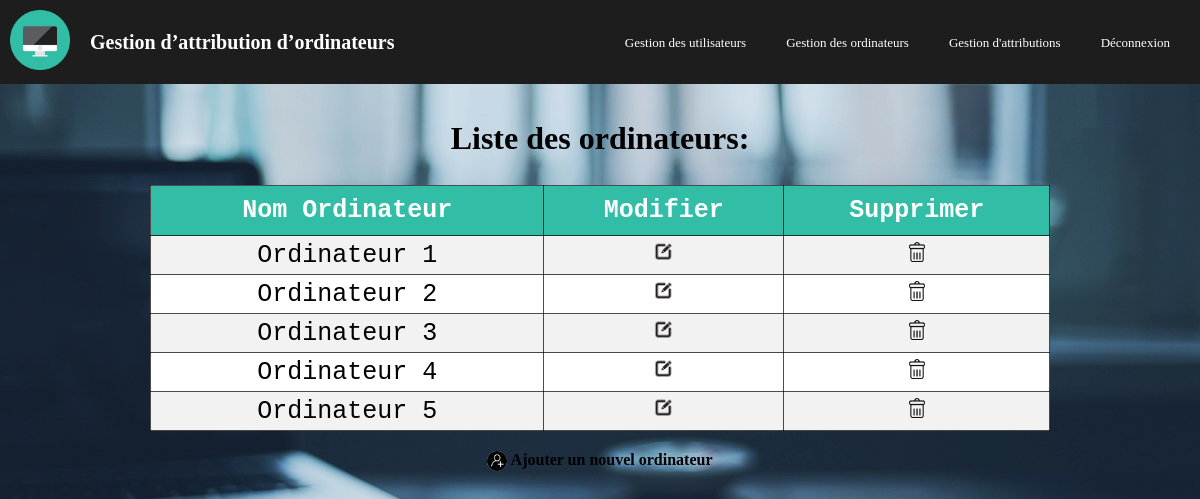
Screenshot of /gestion_ordinateurs.php (signed in) with the database file from the repository.
### tables this page shows
CREATE TABLE `ordinateurs` (
  `id_ordinateur` int(11) NOT NULL,
  `nom_ordinateur` varchar(100) NOT NULL,
  `Occuper` int(1) NOT NULL
);

### gestion_ordinateurs.php (the view, shortened to what this page needs)
<?php
    require_once("config.php");
    $query = " select * from ordinateurs ";
    $result = mysqli_query($db,$query);
?>
<!DOCTYPE html>
<html lang="fr">
<head>
    <link rel="stylesheet" href="css/styles.css">
    <link rel="stylesheet" href="Navigation/css/styles.css">
    <?php
        include 'Navigation/navigation.php';
    ?>
</head>
<body>
    <div class="contenu_site">
        <header class="header_ordinateur">
            <center>
                <h1> Liste des ordinateurs: </h1><br>
            </center>
        </header>
        <div class="tableau">
            <table>
                <tr>
                    <th scope="col"> Nom Ordinateur</th>
                    <th scope="col"> Modifier</th>
                    <th scope="col"> Supprimer</th>
                </tr>
                <?php
                    while($row=mysqli_fetch_assoc($result))
                    {
                        $id_ordinateur = $row['id_ordinateur'];
                        $nom_ordinateur = $row['nom_ordinateur'];
                ?>
                    <tr>
                        <td><?php echo $nom_ordinateur ?></td>
                        <td><a href="Gestion-ordinateur/modifier_ordinateur.php?GetID=<?php echo $id_ordinateur ?>"> <img id="icon_modif" src="images/icone_modif.png"> </a></td>
                        <td><a href="php/delete_ordinateur.php?Supp=<?php echo $id_ordinateur ?>"> <img id="icon_del" src="images/icone_del.png"> </a></td>
                    </tr>
                <?php
                        }
                ?>
            </table>
            <div class="text_Ajout">
                <a href="Gestion-ordinateur/ajouter_ordinateur.php"> <div class="img_add"> <img src="images/icone_add.png">  Ajouter un nouvel ordinateur </div></a>
            </div>
        </div>
    </div>
</body>
</html>

### css/styles.css (style rules this page uses)
body { background-image: url(../images/fond_accueil.jpg); background-size: cover; margin: 0px; }
.contenu_site { padding-top: 10vw; }
.tableau { margin: 10px 150px; }
table { background-color: white; border-collapse: collapse; width: 100%; font-family: monospace; font-size: 25px; text-align: left; }
th { color: black; padding: 10px; }
th[scope="col"] { background-color: rgb(50, 190, 166); border: 1px solid rgba(0, 0, 0, 0.7); color: #fff; }
tr, td { border: 1px solid rgba(0, 0, 0, 0.7); text-align: center; }
tr:nth-child(even) { background-color: #f2f2f2 }
#icon_modif { height: 30px; }
#icon_del { height: 20px; }
.img_add img { border-radius: 50%; height: 20px; }
.text_Ajout { font-weight: bold; text-align: center; margin: 20px; }
.text_Ajout a { text-decoration: none; color: black; }
.text_Ajout img { vertical-align: middle; }

### Navigation/css/styles.css (style rules this page uses)
* { box-sizing: border-box; padding: 0px; margin: 0px; }
html { scroll-behavior: smooth; }

### rows the page displays
ordinateurs: nom_ordinateur "Ordinateur 1"
ordinateurs: nom_ordinateur "Ordinateur 2"
ordinateurs: nom_ordinateur "Ordinateur 3"
ordinateurs: nom_ordinateur "Ordinateur 4"
ordinateurs: nom_ordinateur "Ordinateur 5"
